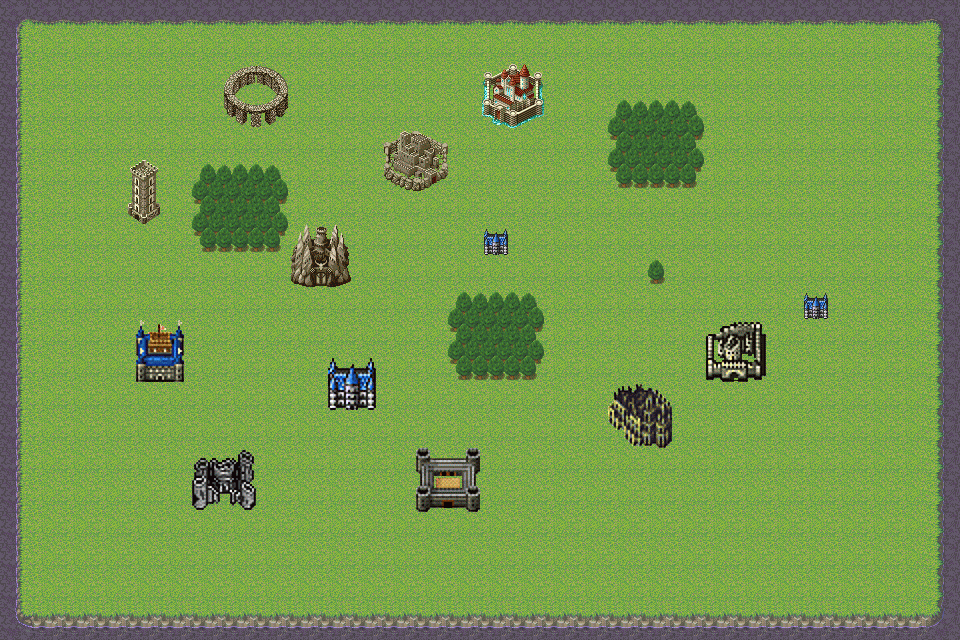

This is a level from a 2D game, rendered from its Tiled map with the project's own tilesets. A one-line summary and the complete map file follow:
An orthogonal 30x20 tile map with 32x32 px tiles, 3 tile layers (floor, trees, buildings).

<map version="1.10" tiledversion="1.10.2" orientation="orthogonal" renderorder="right-down" width="30" height="20" tilewidth="32" tileheight="32" infinite="0" nextlayerid="4" nextobjectid="1">
 <tileset firstgid="1" source="ddt/daditu1.tsx" />
 <layer id="1" name="floor" width="30" height="20">
  <data encoding="csv">
25,26,26,26,26,26,26,26,26,26,26,26,26,26,26,26,26,26,26,26,26,26,26,26,26,26,26,26,26,27,
33,34,34,34,34,34,34,34,34,34,34,34,34,34,34,34,34,34,34,34,34,34,34,34,34,34,34,34,34,35,
33,34,34,34,34,34,34,34,34,34,34,34,34,34,34,34,34,34,34,34,34,34,34,34,34,34,34,34,34,35,
33,34,34,34,34,34,34,34,34,34,34,34,34,34,34,34,34,34,34,34,34,34,34,34,34,34,34,34,34,35,
33,34,34,34,34,34,34,34,34,34,34,34,34,34,34,34,34,34,34,34,34,34,34,34,34,34,34,34,34,35,
33,34,34,34,34,34,34,34,34,34,34,34,34,34,34,34,34,34,34,34,34,34,34,34,34,34,34,34,34,35,
33,34,34,34,34,34,34,34,34,34,34,34,34,34,34,34,34,34,34,34,34,34,34,34,34,34,34,34,34,35,
33,34,34,34,34,34,34,34,34,34,34,34,34,34,34,34,34,34,34,34,34,34,34,34,34,34,34,34,34,35,
33,34,34,34,34,34,34,34,34,34,34,34,34,34,34,34,34,34,34,34,34,34,34,34,34,34,34,34,34,35,
33,34,34,34,34,34,34,34,34,34,34,34,34,34,34,34,34,34,34,34,34,34,34,34,34,34,34,34,34,35,
33,34,34,34,34,34,34,34,34,34,34,34,34,34,34,34,34,34,34,34,34,34,34,34,34,34,34,34,34,35,
33,34,34,34,34,34,34,34,34,34,34,34,34,34,34,34,34,34,34,34,34,34,34,34,34,34,34,34,34,35,
33,34,34,34,34,34,34,34,34,34,34,34,34,34,34,34,34,34,34,34,34,34,34,34,34,34,34,34,34,35,
33,34,34,34,34,34,34,34,34,34,34,34,34,34,34,34,34,34,34,34,34,34,34,34,34,34,34,34,34,35,
33,34,34,34,34,34,34,34,34,34,34,34,34,34,34,34,34,34,34,34,34,34,34,34,34,34,34,34,34,35,
33,34,34,34,34,34,34,34,34,34,34,34,34,34,34,34,34,34,34,34,34,34,34,34,34,34,34,34,34,35,
33,34,34,34,34,34,34,34,34,34,34,34,34,34,34,34,34,34,34,34,34,34,34,34,34,34,34,34,34,35,
33,34,34,34,34,34,34,34,34,34,34,34,34,34,34,34,34,34,34,34,34,34,34,34,34,34,34,34,34,35,
33,34,34,34,34,34,34,34,34,34,34,34,34,34,34,34,34,34,34,34,34,34,34,34,34,34,34,34,34,35,
41,42,42,42,42,42,42,42,42,42,42,42,42,42,42,42,42,42,42,42,42,42,42,42,42,42,42,42,42,43
</data>
 </layer>
 <layer id="2" name="trees" width="30" height="20">
  <data encoding="csv">
0,0,0,0,0,0,0,0,0,0,0,0,0,0,0,0,0,0,0,0,0,0,0,0,0,0,0,0,0,0,
0,0,0,0,0,0,0,0,0,0,0,0,0,0,0,0,0,0,0,0,0,0,0,0,0,0,0,0,0,0,
0,0,0,0,0,0,0,0,0,0,0,0,0,0,0,0,0,0,0,0,0,0,0,0,0,0,0,0,0,0,
0,0,0,0,0,0,0,0,0,0,0,0,0,0,0,0,0,0,0,212,213,214,0,0,0,0,0,0,0,0,
0,0,0,0,0,0,0,0,0,0,0,0,0,0,0,0,0,0,0,220,221,222,0,0,0,0,0,0,0,0,
0,0,0,0,0,0,212,213,214,0,0,0,0,0,0,0,0,0,0,228,229,230,0,0,0,0,0,0,0,0,
0,0,0,0,0,0,220,221,222,0,0,0,0,0,0,0,0,0,0,0,0,0,0,0,0,0,0,0,0,0,
0,0,0,0,0,0,228,229,230,0,0,0,0,0,0,0,0,0,0,0,0,0,0,0,0,0,0,0,0,0,
0,0,0,0,0,0,0,0,0,0,0,0,0,0,0,0,0,0,0,0,206,0,0,0,0,0,0,0,0,0,
0,0,0,0,0,0,0,0,0,0,0,0,0,0,212,213,214,0,0,0,0,0,0,0,0,0,0,0,0,0,
0,0,0,0,0,0,0,0,0,0,0,0,0,0,220,221,222,0,0,0,0,0,0,0,0,0,0,0,0,0,
0,0,0,0,0,0,0,0,0,0,0,0,0,0,228,229,230,0,0,0,0,0,0,0,0,0,0,0,0,0,
0,0,0,0,0,0,0,0,0,0,0,0,0,0,0,0,0,0,0,0,0,0,0,0,0,0,0,0,0,0,
0,0,0,0,0,0,0,0,0,0,0,0,0,0,0,0,0,0,0,0,0,0,0,0,0,0,0,0,0,0,
0,0,0,0,0,0,0,0,0,0,0,0,0,0,0,0,0,0,0,0,0,0,0,0,0,0,0,0,0,0,
0,0,0,0,0,0,0,0,0,0,0,0,0,0,0,0,0,0,0,0,0,0,0,0,0,0,0,0,0,0,
0,0,0,0,0,0,0,0,0,0,0,0,0,0,0,0,0,0,0,0,0,0,0,0,0,0,0,0,0,0,
0,0,0,0,0,0,0,0,0,0,0,0,0,0,0,0,0,0,0,0,0,0,0,0,0,0,0,0,0,0,
0,0,0,0,0,0,0,0,0,0,0,0,0,0,0,0,0,0,0,0,0,0,0,0,0,0,0,0,0,0,
0,0,0,0,0,0,0,0,0,0,0,0,0,0,0,0,0,0,0,0,0,0,0,0,0,0,0,0,0,0
</data>
 </layer>
 <layer id="3" name="buildings" width="30" height="20">
  <data encoding="csv">
0,0,0,0,0,0,0,0,0,0,0,0,0,0,0,0,0,0,0,0,0,0,0,0,0,0,0,0,0,0,
0,0,0,0,0,0,0,0,0,0,0,0,0,0,0,0,0,0,0,0,0,0,0,0,0,0,0,0,0,0,
0,0,0,0,0,0,0,115,116,0,0,0,0,0,0,223,224,0,0,0,0,0,0,0,0,0,0,0,0,0,
0,0,0,0,0,0,0,123,124,0,0,0,0,0,0,231,232,0,0,0,0,0,0,0,0,0,0,0,0,0,
0,0,0,0,0,0,0,0,0,0,0,0,117,118,0,0,0,0,0,0,0,0,0,0,0,0,0,0,0,0,
0,0,0,0,119,0,0,0,0,0,0,0,125,126,0,0,0,0,0,0,0,0,0,0,0,0,0,0,0,0,
0,0,0,0,127,0,0,0,0,0,0,0,0,0,0,0,0,0,0,0,0,0,0,0,0,0,0,0,0,0,
0,0,0,0,0,0,0,0,0,207,208,0,0,0,0,460,0,0,0,0,0,0,0,0,0,0,0,0,0,0,
0,0,0,0,0,0,0,0,0,215,216,0,0,0,0,0,0,0,0,0,0,0,0,0,0,0,0,0,0,0,
0,0,0,0,0,0,0,0,0,0,0,0,0,0,0,0,0,0,0,0,0,0,0,0,0,460,0,0,0,0,
0,0,0,0,347,348,0,0,0,0,0,0,0,0,0,0,0,0,0,0,0,0,393,394,0,0,0,0,0,0,
0,0,0,0,355,356,0,0,0,0,351,352,0,0,0,0,0,0,0,0,0,0,401,402,0,0,0,0,0,0,
0,0,0,0,0,0,0,0,0,0,359,360,0,0,0,0,0,0,0,377,378,0,0,0,0,0,0,0,0,0,
0,0,0,0,0,0,0,0,0,0,0,0,0,0,0,0,0,0,0,385,386,0,0,0,0,0,0,0,0,0,
0,0,0,0,0,0,363,364,0,0,0,0,0,383,384,0,0,0,0,0,0,0,0,0,0,0,0,0,0,0,
0,0,0,0,0,0,371,372,0,0,0,0,0,391,392,0,0,0,0,0,0,0,0,0,0,0,0,0,0,0,
0,0,0,0,0,0,0,0,0,0,0,0,0,0,0,0,0,0,0,0,0,0,0,0,0,0,0,0,0,0,
0,0,0,0,0,0,0,0,0,0,0,0,0,0,0,0,0,0,0,0,0,0,0,0,0,0,0,0,0,0,
0,0,0,0,0,0,0,0,0,0,0,0,0,0,0,0,0,0,0,0,0,0,0,0,0,0,0,0,0,0,
0,0,0,0,0,0,0,0,0,0,0,0,0,0,0,0,0,0,0,0,0,0,0,0,0,0,0,0,0,0
</data>
 </layer>
</map>
